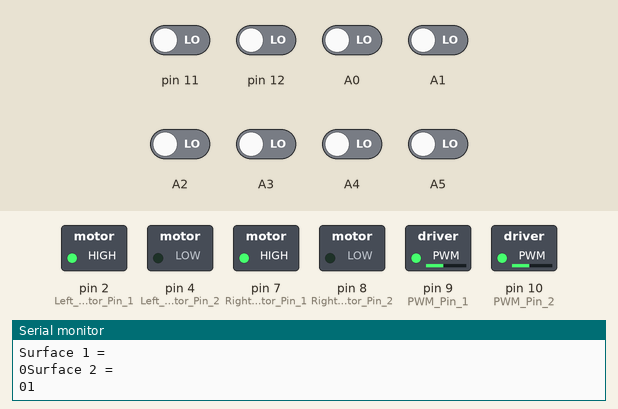
Recording of a sketch running on a simulated Arduino Uno, built with avr-gcc and run on an emulated ATmega328P. Shown: switched loads named in the sketch (green lamp = pin HIGH), the last lines printed to the serial monitor. The test bench sets the inputs (shaded band); at power-on: A0–5, pin 11, pin 12 LOW.

Above: at 2.0 s.
2.1 s: A0 driven HIGH
At 3.3 s:
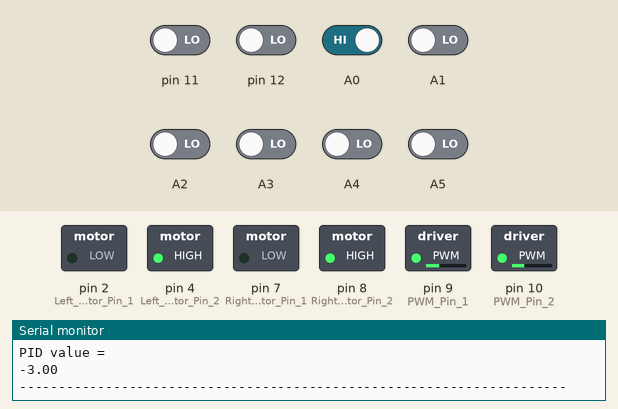
4.2 s: pin 11 driven HIGH
At 5.3 s:
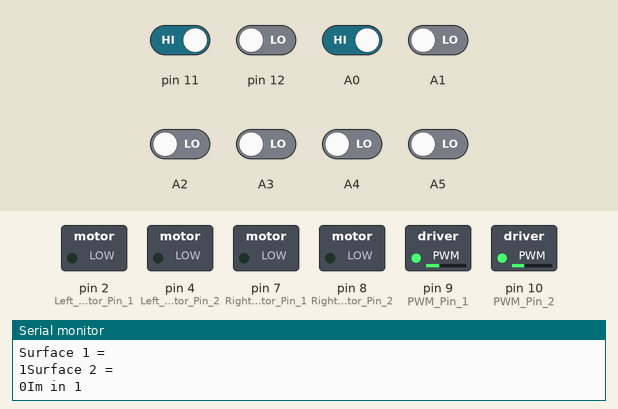
8.8 s: pin 12 driven HIGH
At 11.0 s:
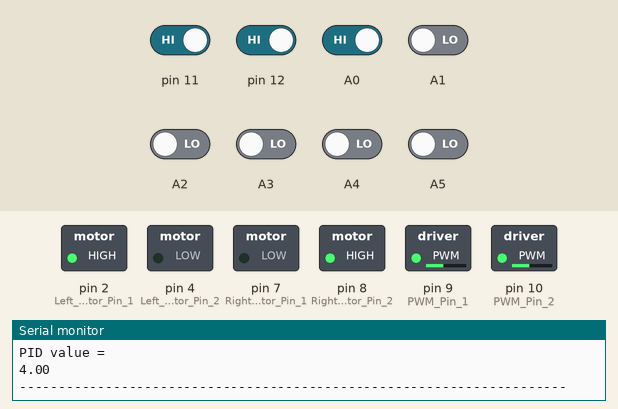
12.3 s: pin 12 driven LOW
At 13.4 s:
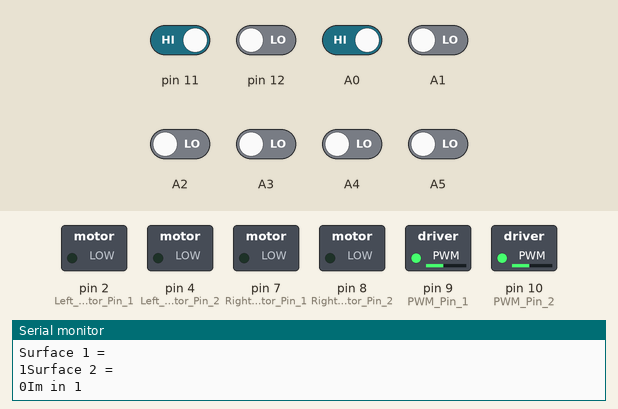
16.9 s: A0 driven LOW
18.8 s: A0 driven HIGH and A1 driven HIGH
At 20.6 s:
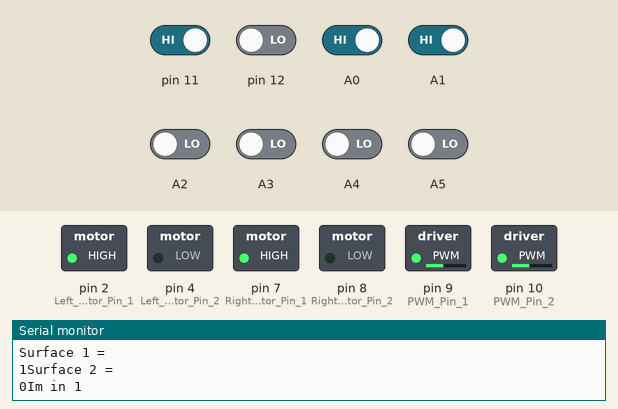
Timing chart, 0 to 24.4 s (numbered marks = the images above; inputs shaded):
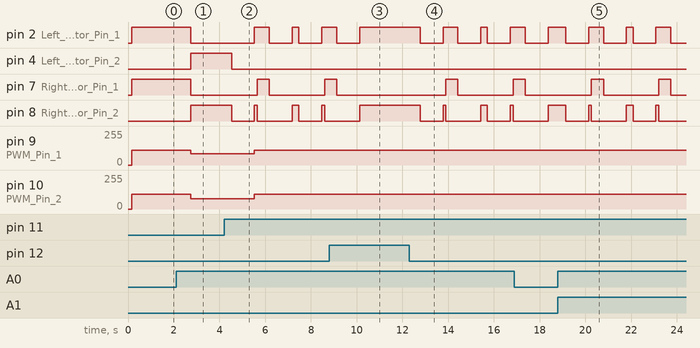

The sketch:

ESCALADE_MODIFIED.ino
```cpp
int surface[2]={0, 0};
int sensor[6]={0, 0, 0, 0, 0, 0};
float initial_motor_speed=80;
int left_motor_speed,right_motor_speed;
float Kp=1,Ki=0.0,Kd=0;
float error=0, P=0, I=0, D=0, PID_value=0;
float previous_error=0, previous_I=0;
int decide=5;
void setup()
{
  pinMode(9,OUTPUT); //PWM Pin 1
 pinMode(10,OUTPUT); //PWM Pin 2
 pinMode(2,OUTPUT); //Left Motor Pin 1
 pinMode(4,OUTPUT); //Left Motor Pin 2
 pinMode(7,OUTPUT); //Right Motor Pin 1
 pinMode(8,OUTPUT);  //Right Motor Pin 2
  // put your setup code here, to run once:
Serial.begin(9600);

}

void loop()
{
 // detect_box();    //ULTRASONIC SENSOR HC-SR04
  surface[0]=digitalRead(11);
  surface[1]=digitalRead(12);
  sensor[0]=digitalRead(A0);
  sensor[1]=digitalRead(A1);
  sensor[2]=digitalRead(A2);
  sensor[3]=digitalRead(A3);
  sensor[4]=digitalRead(A4);
  sensor[5]=digitalRead(A5);

  display_values();

//FOR BLACK SURFACE AND WHITE LINE
if((surface[0]==0)&&(surface[1]==0))
{
   decide=1;
   Serial.println(decide);
   pid_white();


}
 //FOR WHITE SURFACE AND BLACK LINE
else if((surface[0]==1)&&(surface[1]==1))
{
  decide=2;
  pid_black();
  Serial.println(decide);
}
else if((surface[0]==1)&&(surface[1]==0))
{
Serial.print("Im in 1");
  //WHITE SURFACE RIGHT TURN BLACK LINE
   if((sensor[0]==1)&&(sensor[1]==1)&&(sensor[2]==0)&&(sensor[3]==0)&&(sensor[4]==0)&&(sensor[5]==0)) // 1 1 0 0 0 0
    {

    halt();
    forward();
    digitalWrite(2,HIGH);
    digitalWrite(4,LOW);
    digitalWrite(7,HIGH);
    digitalWrite(8,LOW);    //FOR RIGHT TURN 90
    analogWrite(9,110);
    analogWrite(10,110);
    delay(530);//530
    halt();
    forward();
    }

     else if((sensor[0]==1)&&(sensor[1]==1)&&(sensor[2]==1)&&(sensor[3]==0)&&(sensor[4]==0)&&(sensor[5]==0)) // 1 1 1 0 0 0
    {

    halt();
    forward();
    digitalWrite(2,HIGH);
    digitalWrite(4,LOW);
    digitalWrite(7,HIGH);
    digitalWrite(8,LOW);    //FOR RIGHT TURN 90
    analogWrite(9,110);
    analogWrite(10,110);
    delay(530);//530
    halt();
    forward();
    }

     else if((sensor[0]==1)&&(sensor[1]==0)&&(sensor[2]==0)&&(sensor[3]==0)&&(sensor[4]==0)&&(sensor[5]==0)) // 1 0 0 0 0 0
    {

    halt();
    forward();
    digitalWrite(2,HIGH);
    digitalWrite(4,LOW);
    digitalWrite(7,HIGH);
    digitalWrite(8,LOW);    //FOR RIGHT TURN 90
    analogWrite(9,110);
    analogWrite(10,110);
    delay(530);//530
    halt();
    forward();
    }

  //BLACK SURFACE LEFT TURN WHITE LINE

   else if((sensor[0]==1)&&(sensor[1]==1)&&(sensor[2]==1)&&(sensor[3]==1)&&(sensor[4]==0)&&(sensor[5]==0)) // 1 1 1 1 0 0
    {
      Serial.print("I M in 2");
     halt();
     forward();
     digitalWrite(2,LOW);
     digitalWrite(4,HIGH);
     digitalWrite(7,LOW);
     digitalWrite(8,HIGH);              //FOR LEFT TURN 90
     analogWrite(9,110);
     analogWrite(10,110);
     delay(530);//530
     halt();
     forward();
     }

     else if((sensor[0]==1)&&(sensor[1]==1)&&(sensor[2]==1)&&(sensor[3]==0)&&(sensor[4]==0)&&(sensor[5]==0))  //1-1-1-0-0-0
     {
     halt();
     forward();
     digitalWrite(2,LOW);
     digitalWrite(4,HIGH);
     digitalWrite(7,LOW);    //FOR LEFT TURN 90
     digitalWrite(8,HIGH);
     analogWrite(9,110);
     analogWrite(10,110);
     delay(530);//530
     halt();
     forward();
     }

     else if((sensor[0]==1)&&(sensor[1]==1)&&(sensor[2]==1)&&(sensor[3]==1)&&(sensor[4]==1)&&(sensor[5]==0))  //1-1-1-1-1-0
     {
     halt();
     forward();
     digitalWrite(2,LOW);
     digitalWrite(4,HIGH);
     digitalWrite(7,LOW);
     digitalWrite(8,HIGH);    //FOR LEFT 90 TURN
     analogWrite(9,110);
     analogWrite(10,110);
     delay(530);//530
     halt();
     forward();
     }


}
else if((surface[0]==0)&&(surface[1]==1))
{

  //WHITE SURFACE LEFT TURN BLACK LINE

   if((sensor[0]==0)&&(sensor[1]==0)&&(sensor[2]==0)&&(sensor[3]==0)&&(sensor[4]==1)&&(sensor[5]==1)) // 0 0 0 0 1 1
    {
      Serial.print("I m in 3");
     halt();
     forward();
     digitalWrite(2,LOW);
     digitalWrite(4,HIGH);
     digitalWrite(7,LOW);
     digitalWrite(8,HIGH);              //FOR LEFT TURN 90
     analogWrite(9,110);
     analogWrite(10,110);
     delay(530);//530
     halt();
     forward();
     }

     else if((sensor[0]==0)&&(sensor[1]==0)&&(sensor[2]==0)&&(sensor[3]==1)&&(sensor[4]==1)&&(sensor[5]==1))  //0-0-0-1-1-1
     {
       halt();
     forward();
     digitalWrite(2,LOW);
     digitalWrite(4,HIGH);
     digitalWrite(7,LOW);    //FOR LEFT TURN 90
     digitalWrite(8,HIGH);
     analogWrite(9,110);
     analogWrite(10,110);
     delay(530);//530
     halt();
     forward();
     }

     else if((sensor[0]==0)&&(sensor[1]==0)&&(sensor[2]==0)&&(sensor[3]==0)&&(sensor[4]==0)&&(sensor[5]==1))  //0-0-0-0-0-1
     {
     halt();
     forward();
     digitalWrite(2,LOW);
     digitalWrite(4,HIGH);
     digitalWrite(7,LOW);
     digitalWrite(8,HIGH);    //FOR LEFT 90 TURN
     analogWrite(9,110);
     analogWrite(10,110);
     delay(530);//530
     halt();
     forward();
     }

  //BLACK SURFACE RIGHT TURN WHITE LINE
  else if((sensor[0]==0)&&(sensor[1]==0)&&(sensor[2]==1)&&(sensor[3]==1)&&(sensor[4]==1)&&(sensor[5]==1)) // 0 0 1 1 1 1
    {
      Serial.print("I m in 4");
    halt();
    forward();
    digitalWrite(2,HIGH);
    digitalWrite(4,LOW);
    digitalWrite(7,HIGH);
    digitalWrite(8,LOW);    //FOR RIGHT TURN 90
    analogWrite(9,110);
    analogWrite(10,110);
    delay(530);//530
    halt();
    forward();
    }

     else if((sensor[0]==0)&&(sensor[1]==0)&&(sensor[2]==0)&&(sensor[3]==1)&&(sensor[4]==1)&&(sensor[5]==1)) // 0 0 0 1 1 1
    {

    halt();
    forward();
    digitalWrite(2,HIGH);
    digitalWrite(4,LOW);
    digitalWrite(7,HIGH);
    digitalWrite(8,LOW);    //FOR RIGHT TURN 90
    analogWrite(9,110);
    analogWrite(10,110);
    delay(530);//530
    halt();
    forward();
    }

     else if((sensor[0]==0)&&(sensor[1]==1)&&(sensor[2]==1)&&(sensor[3]==1)&&(sensor[4]==1)&&(sensor[5]==1)) // 0 1 1 1 1 1
    {

    halt();
    forward();
    digitalWrite(2,HIGH);
    digitalWrite(4,LOW);
    digitalWrite(7,HIGH);
    digitalWrite(8,LOW);    //FOR RIGHT TURN 90
    analogWrite(9,110);
    analogWrite(10,110);
    delay(530);//530
    halt();
    forward();
    }

}

/*switch(decide)
{
  case 1:
         break;
  case 2:
         break;
  default:Serial.println("The stop");
}*/
}

void pid_white()
{
      white_read_sensor_values();
      calculate_pid();
      white_motor_control();
      Serial.println("I M PID WHITE");
}

void pid_black()
{
    black_read_sensor_values();
    calculate_pid();
    black_motor_control();
    Serial.print("I M PID_BLACK");
}

void black_read_sensor_values()    //FOR BLACK LINE
{
  sensor[0]=digitalRead(A0);
  sensor[1]=digitalRead(A1);
  sensor[2]=digitalRead(A2);
  sensor[3]=digitalRead(A3);
  sensor[4]=digitalRead(A4);
  sensor[5]=digitalRead(A5);


  if((sensor[0]==1)&&(sensor[1]==1)&&(sensor[2]==1)&&(sensor[3]==1)&&(sensor[4]==1)&&(sensor[5]==0))  //1-1-1-1-1-0
  error=3;

  else if((sensor[0]==1)&&(sensor[1]==1)&&(sensor[2]==1)&&(sensor[3]==1)&&(sensor[4]==0)&&(sensor[5]==0))  //1-1-1-1-0-0
  error=2;

  else if((sensor[0]==1)&&(sensor[1]==1)&&(sensor[2]==1)&&(sensor[3]==0)&&(sensor[4]==0)&&(sensor[5]==1))  //1-1-1-0-0-1
  error=1;

  else if((sensor[0]==1)&&(sensor[1]==1)&&(sensor[2]==0)&&(sensor[3]==0)&&(sensor[4]==1)&&(sensor[5]==1))  //1-1-0-0-1-1
  error=0;

  else if((sensor[0]==1)&&(sensor[1]==0)&&(sensor[2]==0)&&(sensor[3]==1)&&(sensor[4]==1)&&(sensor[5]==1))  //1-0-0-1-1-1
  error=-1;

  else if((sensor[0]==0)&&(sensor[1]==0)&&(sensor[2]==1)&&(sensor[3]==1)&&(sensor[4]==1)&&(sensor[5]==1))  //0-0-1-1-1-1
  error=-2;

  else if((sensor[0]==0)&&(sensor[1]==1)&&(sensor[2]==1)&&(sensor[3]==1)&&(sensor[4]==1)&&(sensor[5]==1))  //0-1-1-1-1-1
  error=-3;

  else
  {
    if(error==-3)
  error=-4;

  else error=4;
  }
}

void calculate_pid()
{
    P = error;
    I = I + error;
    D = error-previous_error;

    PID_value = (Kp*P) + (Ki*I) + (Kd*D);

    previous_I=I;
    previous_error=error;
}

void display_values()
{
  Serial.println("\n---------------------------------------------------------------------\nP= ");
  Serial.print(P);
  Serial.println("\nI= ");
  Serial.print(I);
  Serial.println("\nD= ");
  Serial.print(D);
  Serial.println("\nPID value = ");
  Serial.print(PID_value);
  Serial.println("\n----------------------------------------------------------------------");
  Serial.println("Surface 1 =");
  Serial.print(surface[0]);
  Serial.println("Surface 2 =");
  Serial.print(surface[1]);
}

void black_motor_control() //For Black Line
{
    // Calculating the effective motor speed:
    left_motor_speed = initial_motor_speed-PID_value;
    right_motor_speed = initial_motor_speed+PID_value;

    // The motor speed should not exceed the max PWM value
    constrain(left_motor_speed,0,150);
    constrain(right_motor_speed,0,150);

      //Right Motor Speed
    //following lines of code are to make the bot move forward
    /*The pi-*n numbers and high, low values might be different*/

    if((sensor[0]==1)&&(sensor[1]==1)&&(sensor[2]==0)&&(sensor[3]==0)&&(sensor[4]==1)&&(sensor[5]==1))    // 1 1 0 0 1 1
    {
    digitalWrite(2,HIGH);
    digitalWrite(4,LOW);
    digitalWrite(7,LOW);
    digitalWrite(8,HIGH);
    analogWrite(9,left_motor_speed);    //intial_motor_speed-PID_value
    analogWrite(10,right_motor_speed);    //intial_motor_speed+PID_value
    }


    else if((sensor[0]==1)&&(sensor[1]==0)&&(sensor[2]==0)&&(sensor[3]==1)&&(sensor[4]==1)&&(sensor[5]==1))  // 1 0 0 1 1 1
    {
    digitalWrite(2,LOW);
    digitalWrite(4,HIGH);
    digitalWrite(7,LOW);
    digitalWrite(8,HIGH);
    analogWrite(9,left_motor_speed);    //intial_motor_speed-PID_value
    analogWrite(10,right_motor_speed);    //intial_motor_speed+PID_value
    }

    else if((sensor[0]==0)&&(sensor[1]==0)&&(sensor[2]==1)&&(sensor[3]==1)&&(sensor[4]==1)&&(sensor[5]==1))  // 0 0 1 1 1 1
    {
    digitalWrite(2,LOW);
    digitalWrite(4,HIGH);
    digitalWrite(7,LOW);
    digitalWrite(8,HIGH);
    analogWrite(9,left_motor_speed);    //intial_motor_speed-PID_value
    analogWrite(10,right_motor_speed);    //intial_motor_speed+PID_value
    }

    else if((sensor[0]==0)&&(sensor[1]==1)&&(sensor[2]==1)&&(sensor[3]==1)&&(sensor[4]==1)&&(sensor[5]==1))  // 0 1 1 1 1 1
    {
    digitalWrite(2,LOW);
    digitalWrite(4,HIGH);
    digitalWrite(7,LOW);
    digitalWrite(8,HIGH);
    analogWrite(9,left_motor_speed);    //intial_motor_speed-PID_value
    analogWrite(10,right_motor_speed);    //intial_motor_speed+PID_value
    }


    else if((sensor[0]==1)&&(sensor[1]==1)&&(sensor[2]==1)&&(sensor[3]==0)&&(sensor[4]==0)&&(sensor[5]=1)) // 1 1 1 0 0 1
    {
    digitalWrite(2,HIGH);
    digitalWrite(4,LOW);
    digitalWrite(7,HIGH);
    digitalWrite(8,LOW);
    analogWrite(9,left_motor_speed);    //intial_motor_speed-PID_value
    analogWrite(10,right_motor_speed);    //intial_motor_speed+PID
    }


     else if((sensor[0]==1)&&(sensor[1]==1)&&(sensor[2]==1)&&(sensor[3]==1)&&(sensor[4]==0)&&(sensor[5]==0)) // 1 1 1 1 0 0
    {
    digitalWrite(2,HIGH);
    digitalWrite(4,LOW);
    digitalWrite(7,HIGH);
    digitalWrite(8,LOW);
    analogWrite(9,left_motor_speed);    //intial_motor_speed-PID_value
    analogWrite(10,right_motor_speed);    //intial_motor_speed+PID_value
    }

    else if((sensor[0]==1)&&(sensor[1]==1)&&(sensor[2]==1)&&(sensor[3]==1)&&(sensor[4]==1)&&(sensor[5]==0))  // 1 1 1 1 1 0
    {
    digitalWrite(2,HIGH);
    digitalWrite(4,LOW);
    digitalWrite(7,HIGH);
    digitalWrite(8,LOW);
    analogWrite(9,left_motor_speed);    //intial_motor_speed-PID_value
    analogWrite(10,right_motor_speed);    //intial_motor_speed+PID_value
    }

   /*else if((sensor[0]==0)&&(sensor[1]==0)&&(sensor[2]==0)&&(sensor[3]==0)&&(sensor[4]==0)&&(sensor[5]==0))   // 0 0 0 0 0 0
    {
    digitalWrite(2,HIGH);
    digitalWrite(4,LOW);
    digitalWrite(7,LOW);
    digitalWrite(8,HIGH);
    analogWrite(9,left_motor_speed);    //intial_motor_speed-PID_value
    analogWrite(10,right_motor_speed);    //intial_motor_speed+PID_value
    }*/
    else if((sensor[0]==1)&&(sensor[1]==1)&&(sensor[2]==1)&&(sensor[3]==1)&&(sensor[4]==1)&&(sensor[5]==1))  // 1 1 1 1 1 1
    {
      halt();
      digitalWrite(2,HIGH);
      digitalWrite(4,LOW);
      digitalWrite(7,HIGH);
      digitalWrite(8,LOW);
      analogWrite(9,110);
      analogWrite(10,110);
      delay(1000);
      halt();
    }


   else
    {
    digitalWrite(2,HIGH);
    digitalWrite(4,LOW);
    digitalWrite(7,LOW);
    digitalWrite(8,HIGH);
    analogWrite(9,110);    //intial_motor_speed-PID_value
    analogWrite(10,110);    //intial_motor_speed+PID_value
    }

    Serial.println("\nLeft Motor Speed ");
    Serial.print(left_motor_speed);
    Serial.println("\nRight Motor Speed ");
    Serial.print(right_motor_speed);
  }


void detect_box()
{
  //ULTRASONIC SENSOR
}


void white_read_sensor_values()    //FOR WHITE LINE
{
  sensor[0]=digitalRead(A0);
  sensor[1]=digitalRead(A1);
  sensor[2]=digitalRead(A2);
  sensor[3]=digitalRead(A3);
  sensor[4]=digitalRead(A4);
  sensor[5]=digitalRead(A5);

  if((sensor[0]==0)&&(sensor[1]==0)&&(sensor[2]==0)&&(sensor[3]==0)&&(sensor[4]==0)&&(sensor[5]==1))  //0-0-0-0-0-1
  error=3;

  else if((sensor[0]==0)&&(sensor[1]==0)&&(sensor[2]==0)&&(sensor[3]==0)&&(sensor[4]==1)&&(sensor[5]==1))  //0-0-0-0-1-1
  error=2;

  else if((sensor[0]==0)&&(sensor[1]==0)&&(sensor[2]==0)&&(sensor[3]==1)&&(sensor[4]==1)&&(sensor[5]==0))  //0-0-0-1-1-0
  error=1;

  else if((sensor[0]==0)&&(sensor[1]==0)&&(sensor[2]==1)&&(sensor[3]==1)&&(sensor[4]==0)&&(sensor[5]==0))  //0-0-1-1-0-0
  error=0;

  else if((sensor[0]==0)&&(sensor[1]==1)&&(sensor[2]==1)&&(sensor[3]==0)&&(sensor[4]==0)&&(sensor[5]==0))  //0-1-1-0-0-0
  error=-1;

  else if((sensor[0]==1)&&(sensor[1]==1)&&(sensor[2]==0)&&(sensor[3]==0)&&(sensor[4]==0)&&(sensor[5]==0))  //1-1-0-0-0-0
  error=-2;

  else if((sensor[0]==1)&&(sensor[1]==0)&&(sensor[2]==0)&&(sensor[3]==0)&&(sensor[4]==0)&&(sensor[5]==0))  //1-0-0-0-0-0
  error=-3;

  else
  {
    if(error==-3)
  error=-4;

  else error=4;
  }
}

void white_motor_control()   //FOR WHITE LINE
{
    // Calculating the effective motor speed:
    int left_motor_speed = initial_motor_speed-PID_value;
    int right_motor_speed = initial_motor_speed+PID_value;

    // The motor speed should not exceed the max PWM value
    constrain(left_motor_speed,0,150);
    constrain(right_motor_speed,0,150);

      //Right Motor Speed
    //following lines of code are to make the bot move forward
    /*The pin numbers and high, low values might be different*/
    if((sensor[0]==0)&&(sensor[1]==0)&&(sensor[2]==1)&&(sensor[3]==1)&&(sensor[4]==0)&&(sensor[5]==0))    // 0 0 1 1 0 0
    {
    digitalWrite(2,HIGH);
    digitalWrite(4,LOW);
    digitalWrite(7,LOW);
    digitalWrite(8,HIGH);
    analogWrite(9,left_motor_speed);    //intial_motor_speed-PID_value
    analogWrite(10,right_motor_speed);    //intial_motor_speed+PID_value
    }


    else if((sensor[0]==0)&&(sensor[1]==1)&&(sensor[2]==1)&&(sensor[3]==0)&&(sensor[4]==0)&&(sensor[5]==0))  // 0 1 1 0 0 0
    {
    digitalWrite(2,LOW);
    digitalWrite(4,HIGH);
    digitalWrite(7,LOW);
    digitalWrite(8,HIGH);
    analogWrite(9,left_motor_speed);    //intial_motor_speed-PID_value
    analogWrite(10,right_motor_speed);    //intial_motor_speed+PID_value
    }

    else if((sensor[0]==1)&&(sensor[1]==1)&&(sensor[2]==0)&&(sensor[3]==0)&&(sensor[4]==0)&&(sensor[5]==0))  // 1 1 0 0 0 0
    {
    digitalWrite(2,LOW);
    digitalWrite(4,HIGH);
    digitalWrite(7,LOW);
    digitalWrite(8,HIGH);
    analogWrite(9,left_motor_speed);    //intial_motor_speed-PID_value
    analogWrite(10,right_motor_speed);    //intial_motor_speed+PID_value
    }

    else if((sensor[0]==1)&&(sensor[1]==0)&&(sensor[2]==0)&&(sensor[3]==0)&&(sensor[4]==0)&&(sensor[5]==0))  // 1 0 0 0 0 0
    {
    digitalWrite(2,LOW);
    digitalWrite(4,HIGH);
    digitalWrite(7,LOW);
    digitalWrite(8,HIGH);
    analogWrite(9,left_motor_speed);    //intial_motor_speed-PID_value
    analogWrite(10,right_motor_speed);    //intial_motor_speed+PID_value
    }

    //---------------------------------------------------------------------------------------------------------------------------------------------------------------------------


    //----------------------------------------------------------------------------------------------------------------------------------------------------------------------------


    else if((sensor[0]==0)&&(sensor[1]==0)&&(sensor[2]==0)&&(sensor[3]==1)&&(sensor[4]==1)&&(sensor[5]==0)) // 0 0 0 1 1 0
    {
    digitalWrite(2,HIGH);
    digitalWrite(4,LOW);
    digitalWrite(7,HIGH);
    digitalWrite(8,LOW);
    analogWrite(9,left_motor_speed);    //intial_motor_speed-PID_value
    analogWrite(10,right_motor_speed);    //intial_motor_speed+PID_value
    }

     else if((sensor[0]==0)&&(sensor[1]==0)&&(sensor[2]==0)&&(sensor[3]==0)&&(sensor[4]==1)&&(sensor[5]==1)) // 0 0 0 0 1 1
    {
    digitalWrite(2,HIGH);
    digitalWrite(4,LOW);
    digitalWrite(7,HIGH);
    digitalWrite(8,LOW);
    analogWrite(9,left_motor_speed);    //intial_motor_speed-PID_value
    analogWrite(10,right_motor_speed);    //intial_motor_speed+PID_value
    }

    else if((sensor[0]==0)&&(sensor[1]==0)&&(sensor[2]==0)&&(sensor[3]==0)&&(sensor[4]==0)&&(sensor[5]==1))  // 0 0 0 0 0 1
    {
    digitalWrite(2,HIGH);
    digitalWrite(4,LOW);
    digitalWrite(7,HIGH);
    digitalWrite(8,LOW);
    analogWrite(9,left_motor_speed);    //intial_motor_speed-PID_value
    analogWrite(10,right_motor_speed);    //intial_motor_speed+PID_value
    }

    //------------------------------------------------------------------------------------------------------------------------------------------------------------------


    //-------------------------------------------------------------------------------------------------------------------------------------------------------------------


     else if((sensor[0]==0)&&(sensor[1]==0)&&(sensor[2]==0)&&(sensor[3]==0)&&(sensor[4]==0)&&(sensor[5]==0))   // 0 0 0 0 0 0
    {
    digitalWrite(2,HIGH);
    digitalWrite(4,LOW);
    digitalWrite(7,HIGH);
    digitalWrite(8,LOW);
    analogWrite(9,110);    //180 DEGREE RIGHT TURN
    analogWrite(10,110);
    delay(1060);

    }

    /*else if((sensor[0]==1)&&(sensor[1]==1)&&(sensor[2]==1)&&(sensor[3]==1)&&(sensor[4]==1)&&(sensor[5]==1))  // 1 1 1 1 1 1
    {
    digitalWrite(2,HIGH);
    digitalWrite(4,LOW);
    digitalWrite(7,LOW);
    digitalWrite(8,HIGH);
    analogWrite(9,left_motor_speed);    //intial_motor_speed-PID_value
    analogWrite(10,right_motor_speed);    //intial_motor_speed+PID_value
    }*/

   else
   {
   digitalWrite(2,HIGH);
   digitalWrite(4,LOW);
   digitalWrite(7,LOW);
   digitalWrite(8,HIGH);
   analogWrite(9,110);    //intial_motor_speed-PID_value
   analogWrite(10,110);    //intial_motor_speed+PID_value
   }

    Serial.println("\nLeft Motor Speed ");
    Serial.print(left_motor_speed);
    Serial.println("\nRight Motor Speed ");
    Serial.print(right_motor_speed);

}

void halt()
{
  digitalWrite(2,LOW);
  digitalWrite(4,LOW);
  digitalWrite(7,LOW);
  digitalWrite(8,LOW);
  delay(1000);
}

void forward()
{
  digitalWrite(2,HIGH);
  digitalWrite(4,LOW);
  digitalWrite(7,LOW);
  digitalWrite(8,HIGH);
  analogWrite(9,110);
  analogWrite(10,110);
  delay(123);
}
```

Measured:
- after the input at 2.1 s, pin 2 (Left_Motor_Pin_1), pin 7 (Right_Motor_Pin_1): HIGH → LOW after 0.64 s; pin 4 (Left_Motor_Pin_2), pin 8 (Right_Motor_Pin_2): LOW → HIGH after 0.64 s; pin 9 (PWM_Pin_1): 110/255 → 83/255 after 0.64 s; pin 10 (PWM_Pin_2): 110/255 → 77/255 after 0.64 s
- after the input at 4.2 s, pin 2 (Left_Motor_Pin_1): goes HIGH 0.65 s, LOW 1.0 s, HIGH 0.30 s, LOW 1.0 s, then HIGH, starting after 1.3 s; pin 4 (Left_Motor_Pin_2): HIGH → LOW after 0.33 s
- after the input at 8.8 s, pin 2 (Left_Motor_Pin_1), pin 8 (Right_Motor_Pin_2): goes on until 10.1 s, then stays HIGH; pin 7 (Right_Motor_Pin_1): goes on until 9.1 s, then stays LOW
- after the input at 12.3 s, pin 2 (Left_Motor_Pin_1): goes LOW 1.0 s, HIGH 0.65 s, LOW 1.0 s, HIGH 0.29 s, LOW 1.0 s, then HIGH, starting after 0.47 s; pin 7 (Right_Motor_Pin_1): LOW → HIGH after 1.6 s, → LOW 0.53 s later, → HIGH 2.4 s later
- after the input at 18.8 s, pin 2 (Left_Motor_Pin_1): goes LOW 1.0 s, HIGH 0.65 s, LOW 1.0 s, HIGH 0.29 s, LOW 1.0 s, HIGH 0.65 s, then LOW, starting after 0.34 s; pin 7 (Right_Motor_Pin_1): alternates HIGH for 0.53 s and LOW for 2.4 s, starting after 1.5 s
